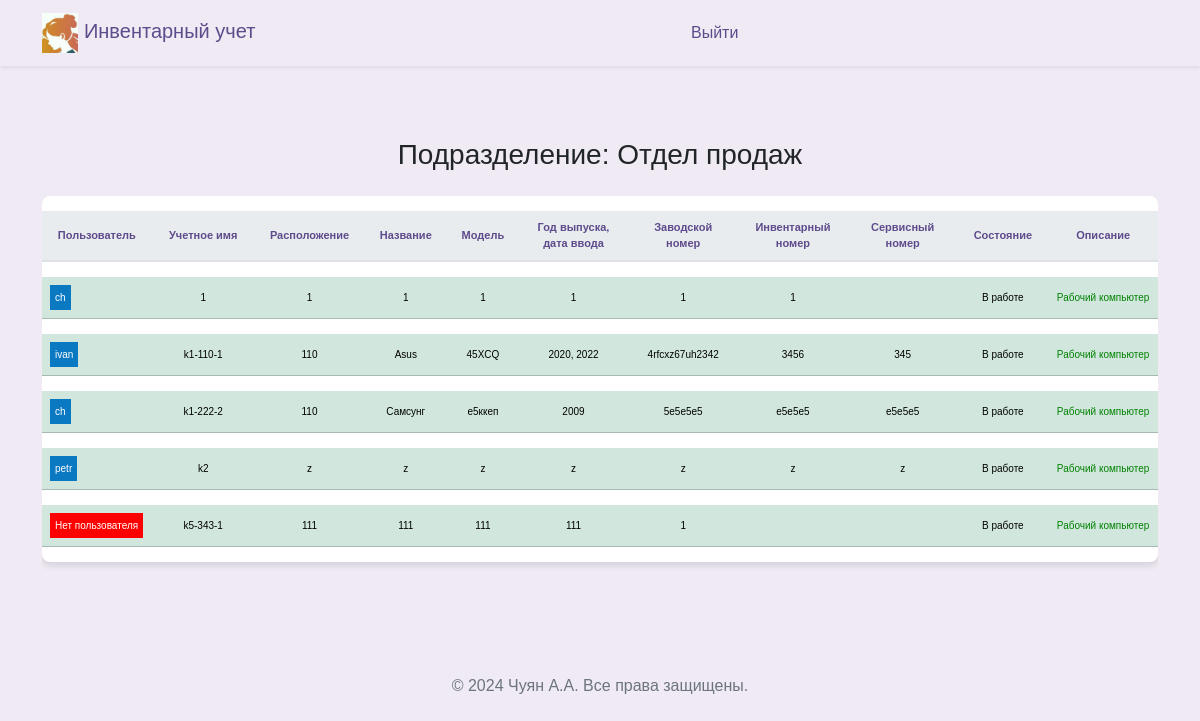
Before: /arms_guest (signed in) with the older database file.
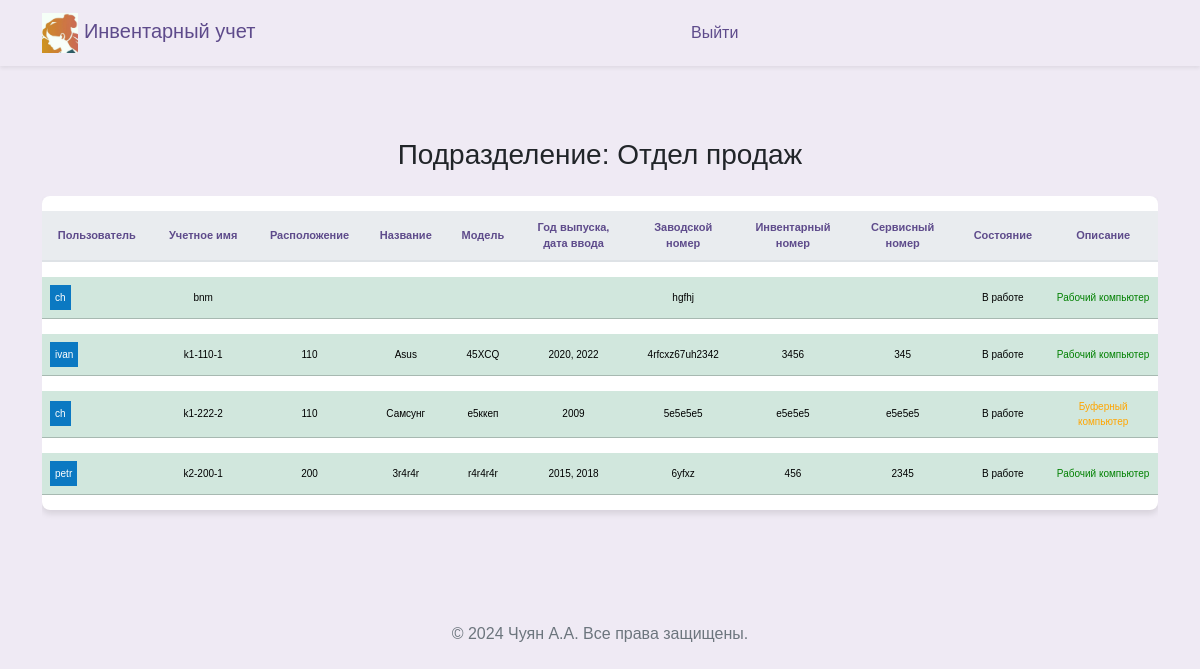
After: the same page with the newer database file.
### src/database/models.py (models this page shows, shortened)
class Worker(Base):
    __tablename__ = "worker"
    id = Column(Integer, primary_key=True)
    role = Column(Enum(Role), default=Role.guest)
    fio = Column(String)
    name = Column(String, unique=True)
    password = Column(String)
    department = Column(String)
    position = Column(String)
    description = Column(String, default=None)
    conn_worker_arm = relationship(
        "Arm", back_populates="conn_arm_worker"
    )

class Arm(Base):
    __tablename__ = "arm"
    id = Column(Integer, primary_key=True)
    title = Column(String, unique=True)
    department_arm = Column(String)
    location = Column(String)
    name = Column(String)
    model = Column(String)
    release = Column(String)
    num_serial = Column(String)
    num_invent = Column(String)
    num_service = Column(String)
    price = Column(String)
    formular = Column(String)
    state = Column(String)
    description = Column(String, default=None)
    description2 = Column(String, default=None)
    description3 = Column(String, default=None)
    id_worker = Column(Integer, ForeignKey("worker.id"), default=1)
    conn_arm_worker = relationship(
        "Worker", back_populates="conn_worker_arm"
    )

### src/frontend/router.py (the view)
@router.get("/arms")
async def get_arms(
    request: Request,
    worker: Worker = Depends(get_worker_or_redirect),
    session: AsyncSession = Depends(get_session),
):
    data = await CRUDArm.get_all_arm_sorted(session)
    data_worker = await CRUDWorker.get_all(session)
    return templates.TemplateResponse(
        "arms/index.html",
        {"request": request, "worker": worker, "data": data, "data_worker": data_worker},
    )

### src/frontend/template/guest/arms.html (shortened to what this page needs)
{% extends "base/base.html" %}
{% block content %}
<head>
</head>
<div class="row">
  <div class="col-12">
    <h3 class="mb-4" style="margin-bottom: 60px; text-align: center;">Подразделение: {{ worker.department }}</h3>
    <div class="table-responsive">
      <table class="table table-hover table-shadow table-rounded">
        <thead>
          <tr>
            <th scope="col" >Пользователь</th>
            <th scope="col" >Учетное имя</th>
            <th scope="col" >Расположение</th>
            <th scope="col" >Название</th>
            <th scope="col" >Модель</th>
            <th scope="col" >Год выпуска, дата ввода</th>
            <th scope="col" >Заводской номер</th>
            <th scope="col" >Инвентарный номер</th>
            <th scope="col" >Сервисный номер</th>
            <th scope="col" >Состояние</th>
            <th scope="col" >Описание</th>
          </tr>
        </thead>
        <tbody class="text-center">
          {% for tuple in data %}
            {% set object = tuple %}
              {% if object.department_arm == worker.department %}
                {% for tuple2 in data_worker %}
                  {% if tuple2.id == object.id_worker %}
                    {% set varUserName = tuple2.name %}
                    {% set varUserId = tuple2.id %}
                    <tr class="table-success">
                      <td>
                        <div style="display: flex;">
                          <span style="padding: 5px;
                            {% if varUserName == 'Нет пользователя' %}
                              background-color: #ff0000;
                            {% else %}
                              background-color: #0b79c2;
                            {% endif %}
                            color: white;">
                            {{varUserName}}
                          </span>
                        </div>
                      </td>
                      <td>{{ object.title }}</td>
                      <td>{{ object.location }}</td>
                      <td>{{ object.name }}</td>
                      <td>{{ object.model }}</td>
                      <td>{{ object.release }}</td>
                      <td>{{ object.num_serial }}</td>
                      <td>{{ object.num_invent }}</td>
                      <td>{{ object.num_service }}</td>
                      <td>{{ object.state }}</td>
                      <td {% if object.description == "Буферный компьютер" %}style="color: orange;"{% elif object.description == "Абонентский терминал" %}style="color: blue;"{% elif object.description == "Рабочий компьютер" %}style="color: green;"{% endif %}>{{ object.description }}</td>
                    </tr>
                {% endif %}
              {% endfor %}
            {% endif %}
          {% endfor %}
        </tbody>
      </table>
    </div>
  </div>
</div>
{% endblock %}

Changed rows visible on the page:
removed Arm: title "k5-343-1", location "111", name "111", model "111", release "111", num_serial "1", state "В работе", description "Рабочий компьютер"
no longer on this page (row unchanged): Worker: name "Нет пользователя"
changed Arm: title "1" → "bnm"; num_serial "1" → "hgfhj"; location "1" → (not shown); name "1" → (not shown); model "1" → (not shown); release "1" → (not shown); num_invent "1" → (not shown)
changed Arm "Самсунг": description "Рабочий компьютер" → "Буферный компьютер"
changed Arm: title "k2" → "k2-200-1"; location "z" → "200"; name "z" → "3r4r4r"; model "z" → "r4r4r4r"; release "z" → "2015, 2018"; num_serial "z" → "6yfxz"; num_invent "z" → "456"; num_service "z" → "2345"
